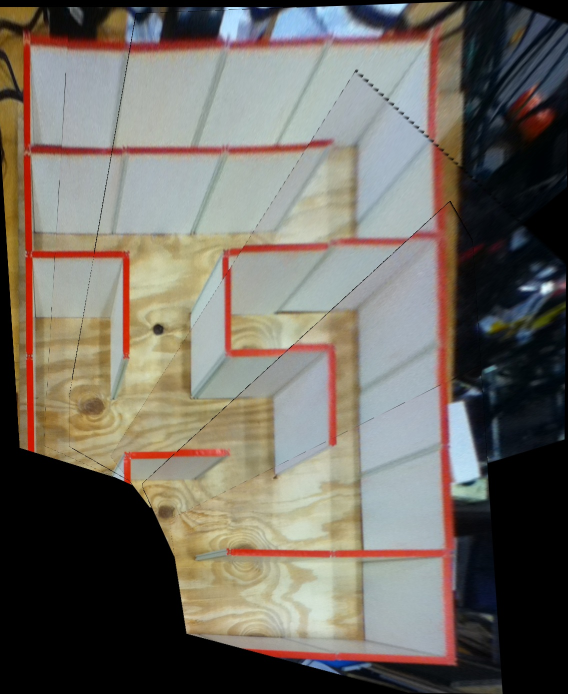
#> input picture src/imgs/final.jpg, 1136 x 1388 px (shown at 1/2 size)
$ python extract_walls.py   (older library calls are emulated)
#> lines starting #> are read from the running program, lines starting #| are printed output that depends on the picture; after the words box and inside, x2 and y2 are one past the last pixel; in counts of white or black regions, pixels touching at a corner belong together
#> further down, img is the input picture: shape (1388, 1136, 3); mean B, G, R 98.4, 106.7, 112
### src/skeleton.py
import cv2
import numpy as np

def get_red_mask(img):
    lower_red = np.array([0,10,155])
    upper_red = np.array([10,255,255])
    hsv = cv2.cvtColor(img.copy(), cv2.COLOR_BGR2HSV)
#> hsv: shape (1388, 1136, 3); mean H, S, V 52.7, 61.4, 119.2
    return cv2.inRange(hsv, lower_red, upper_red)
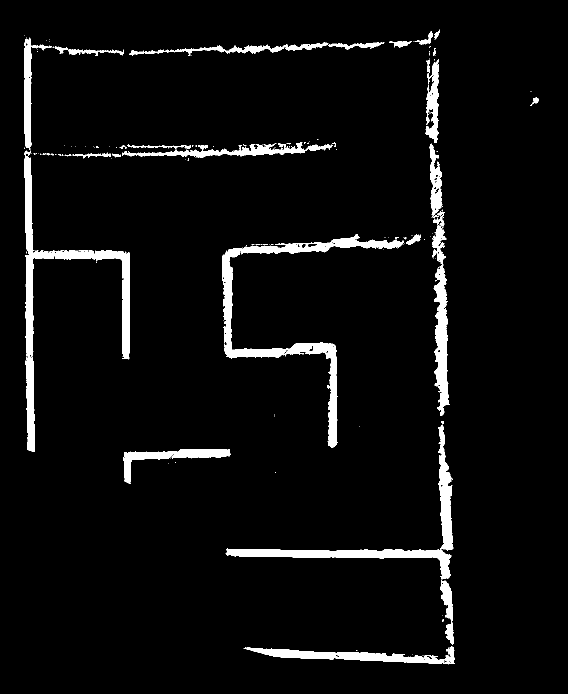
#> returned value: shape (1388, 1136) (shown at 1/2 size); 4.8% white; 163 white regions (133 under 20 px), largest, box (x1, y1, x2, y2) and area: (444, 468, 808, 896) 14343, (48, 301, 260, 904) 13777, (451, 849, 907, 1159) 11368

def skeletonize(img):

    # Ensure we don't change the original image
    img = img.copy()

    # Create the red mask
    red_mask = get_red_mask(img)

    # Dilate the red mask
    d_k_s = 5 # dilation_kernel_size
    dilation_kernel = np.ones((d_k_s, d_k_s), np.float32)/d_k_s**2
    dilated = cv2.dilate(red_mask, dilation_kernel, iterations = 3)
#> dilated: shape (1388, 1136); 11.1% white; 9 white regions, largest, box (x1, y1, x2, y2) and area: (42, 53, 916, 1335) 164673, (240, 892, 467, 974) 7907, (1055, 176, 1084, 218) 866

    # Filter the image using the dilated red mask
    red_filtered = cv2.bitwise_and(img, img, mask = dilated)
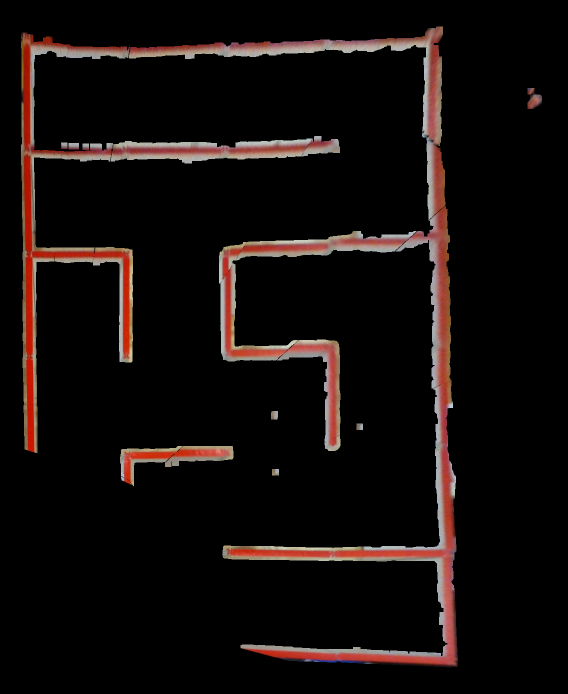
#> red_filtered: shape (1388, 1136, 3) (shown at 1/2 size); mean B, G, R 10.7, 12.1, 18.4

    # Convert to binary and remove any small contours
    gray = cv2.cvtColor(red_filtered, cv2.COLOR_BGR2GRAY)
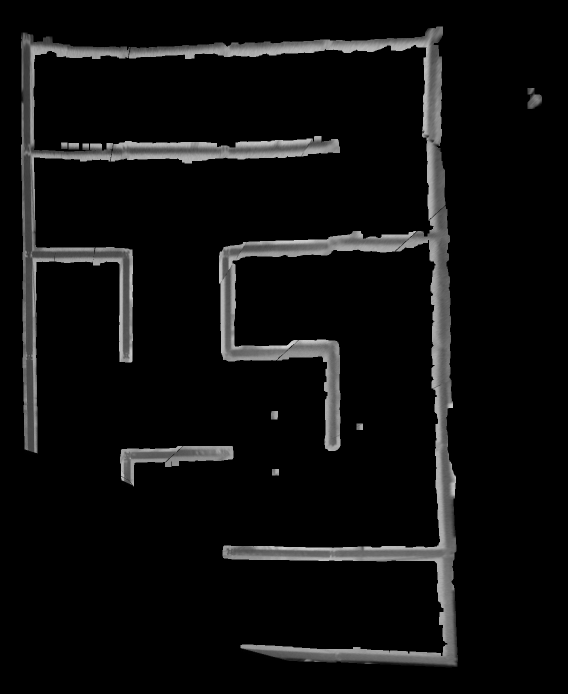
#> gray: shape (1388, 1136) (shown at 1/2 size); min 0, max 216, mean 13.8
    ret, binary = cv2.threshold(gray, 1, 255, cv2.THRESH_BINARY)
#> binary: shape (1388, 1136); 11% white; 27 white regions (18 under 20 px)
    contours, hier = cv2.findContours(gray, cv2.RETR_LIST, cv2.CHAIN_APPROX_SIMPLE)
#> contours = 42 contours, 33 with area under 20; largest, box (x1, y1, x2, y2) and area: (42, 53, 916, 1335) 158504, (240, 892, 467, 974) 7555, (1055, 176, 1084, 218) 796, (137, 286, 158, 299) 240, (542, 822, 556, 839) 202
    for c in contours:
        if cv2.contourArea(c) < 500:
            (x,y,w,h) = cv2.boundingRect(c)
            cv2.rectangle(binary,(x,y),(x+w,y+h),0,-1)
#> this loop made 42 passes
#> (c, x, y, w, h) on passes 1, 2, 5, 7, 9, 16: ([[558, 1319], [559, 1318], [560, 1319], [559, 1320]], 558, 1318, 3, 3), ([[560, 1318], [561, 1317], [562, 1318], [561, 1319]], 560, 1317, 3, 3), ([[540, 1315], [541, 1314], [542, 1315], [541, 1316]], 540, 1314, 3, 3), ([[534, 1314], [535, 1313], [536, 1314], [535, 1315]], 534, 1313, 3, 3), ([[515, 1307], [516, 1306], [517, 1307], [516, 1308]], 515, 1306, 3, 3), ([[486, 1300], [487, 1299], [488, 1300], [487, 1301]], 486, 1299, 3, 3)
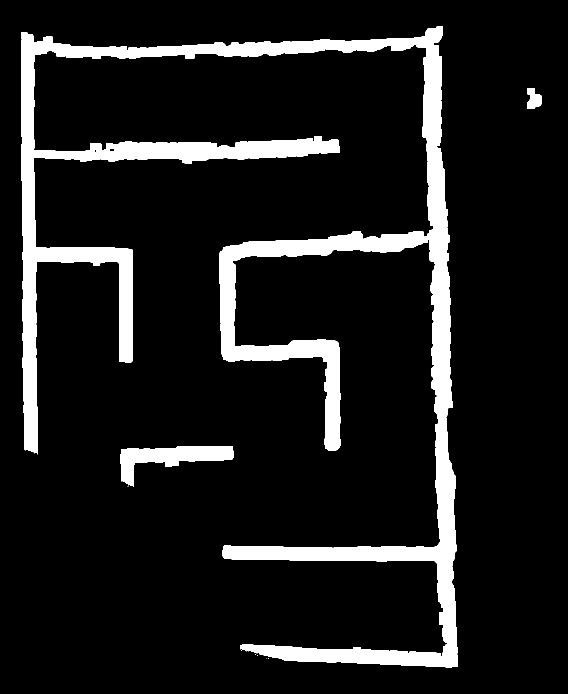
#> binary: shape (1388, 1136) (shown at 1/2 size); 11% white; 11 white regions (8 under 20 px), largest, box (x1, y1, x2, y2) and area: (42, 53, 916, 1335) 164038, (240, 892, 467, 974) 7780, (1055, 176, 1084, 218) 866

    # Skeletonize
    size = np.size(binary)
#> size = 1576768
    skel = np.zeros(binary.shape,np.uint8)
    ret, im = cv2.threshold(binary, 127, 255, 0)
    element = cv2.getStructuringElement(cv2.MORPH_CROSS, (3, 3))
#> element = [[0, 1, 0], [1, 1, 1], [0, 1, 0]]
    while True:
        eroded = cv2.erode(im,element)
        temp = cv2.dilate(eroded,element)
        temp = cv2.subtract(im,temp)
        skel = cv2.bitwise_or(skel,temp)
        im = eroded.copy()
        zeros = size - cv2.countNonZero(im)
        if zeros == size:
            break
#> this loop made 26 passes
#> zeros on passes 1 to 8: 1416917, 1429543, 1442039, 1454420, 1466693, 1478856, 1490896, 1502767
#> pass 1, in skeletonize, `temp = cv2.subtract(im,temp)`:
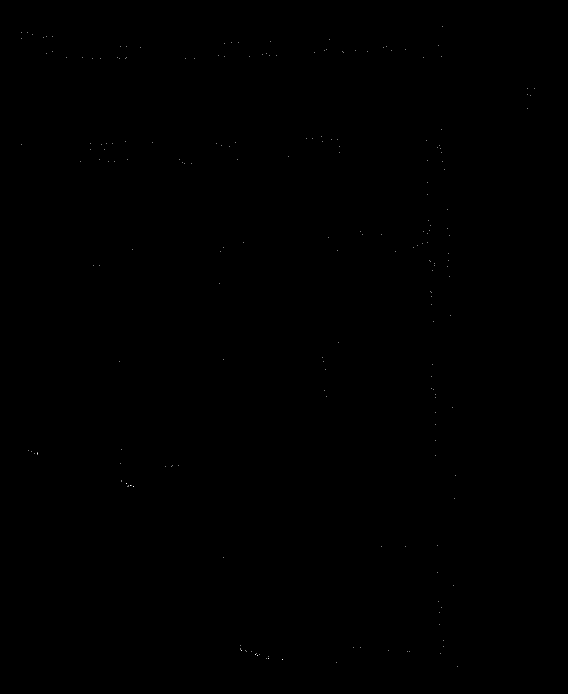
#> temp: shape (1388, 1136) (shown at 1/2 size); 0.01% white in thin lines or dots, all inside (x1, y1, x2, y2) = (42, 53, 1069, 1334)
#> after the loop:
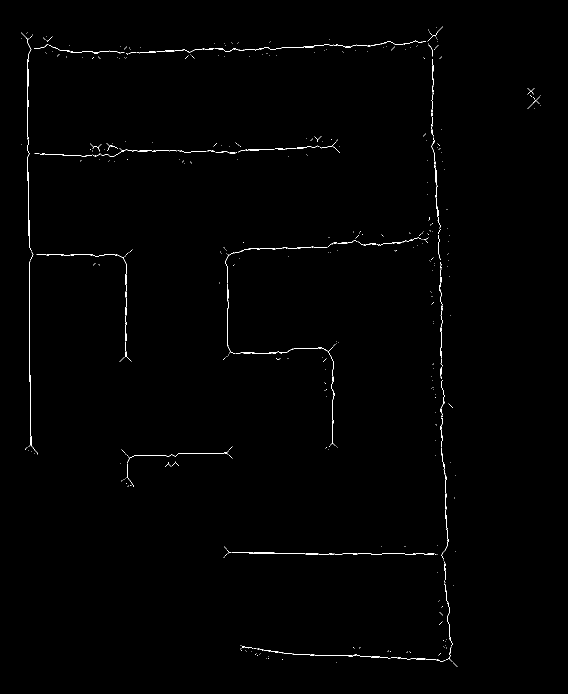
#> skel: shape (1388, 1136) (shown at 1/2 size); 0.56% white in thin lines or dots, all inside (x1, y1, x2, y2) = (42, 53, 1082, 1334)

    # Now remove the noise from the skeleton
    contours, hier = cv2.findContours(skel.copy(), cv2.RETR_LIST, cv2.CHAIN_APPROX_SIMPLE)
#> contours = 385 contours, 355 with area under 20; largest, box (x1, y1, x2, y2) and area: (54, 76, 64, 503) 202, (463, 1105, 868, 1110) 150, (471, 695, 671, 892) 135, (57, 521, 75, 909) 135, (73, 508, 253, 682) 119
    for c in contours:
        if cv2.contourArea(c) < 1:
            (x,y,w,h) = cv2.boundingRect(c)
            cv2.rectangle(skel,(x,y),(x+w,y+h),0,-1)
#> this loop made 385 passes
#> (c, x, y, w, h) on passes 1, 4, 5, 9, 10, 11, 12, 15: ([[906, 1325], [914, 1333]], 906, 1325, 9, 9), ([[564, 1318], [564, 1319]], 564, 1318, 1, 2), ([[536, 1317], [537, 1317]], 536, 1317, 2, 1), ([[514, 1310], [515, 1310]], 514, 1310, 2, 1), ([[510, 1309], [511, 1309]], 510, 1309, 2, 1), ([[520, 1307], [519, 1308]], 519, 1307, 2, 2), ([[881, 1306], [877, 1310]], 877, 1306, 5, 5), ([[819, 1303], [821, 1305]], 819, 1303, 3, 3)
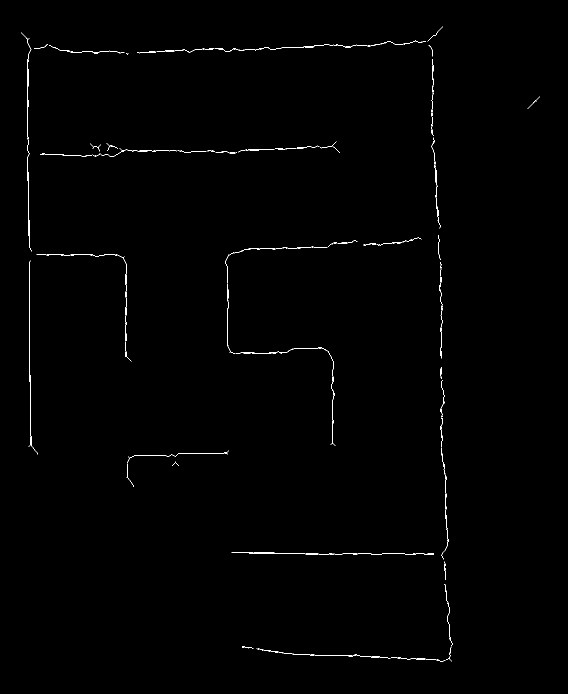
#> skel: shape (1388, 1136) (shown at 1/2 size); 0.51% white in thin lines or dots, all inside (x1, y1, x2, y2) = (42, 53, 1080, 1324)

    return skel

# Demo
# [5 lines that do not run on import are left out]

### src/hough.py
import cv2
import numpy as np
from skeleton import *

# Converts rho-theta lines to x1y1-x2y2 lines. We use the size of the image so
# as to ensure the endpoints of the seqments do not exceed the image edges
def rho_theta_to_x1y1_x2y2(lines, img_shape):

    num_rows, num_cols = img_shape[0], img_shape[1]
    output = []

    for (rho, theta) in lines:

        theta += .000001

        a = np.cos(theta)
        b = np.sin(theta)
        x0 = a*rho
        y0 = b*rho

        # Theta is oriented as follows:
        #
        #  (0,0)---------> x
        #    | \ theta
        #    |  \
        #    |   \
        #    V    \
        #    y
        #
        # And the "quadrants" can be labeled as follows:
        #
        #      3 | 4
        #     ___|___
        #        |
        #      2 | 1
        #
        # Using this knowledge, we can determine the appropriate x and y limits, and
        # from these limits we can determine how much to extend the line for (x0, y0)

        # Quadrant 1
        if (0 < theta < np.pi/2):
            r1 = (num_cols - x0)/b
            r2 = (       0 - y0)/-a
            s1 = (       0 - x0)/-b
            s2 = (num_rows - y0)/a

        # Quadrant 2
        elif (np.pi/2 < theta < np.pi):
            r1 = (num_cols - x0)/b
            r2 = (num_rows - y0)/-a
            s1 = (       0 - x0)/-b
            s2 = (       0 - y0)/a

        # Quadrant 3
        elif (np.pi < theta < 3*np.pi/2):
            r1 = (       0 - x0)/b
            r2 = (num_rows - y0)/-a
            s1 = (num_cols - x0)/-b
            s2 = (       0 - y0)/a

        # Quadrant 4
        else:
            r1 = (       0 - x0)/b
            r2 = (       0 - y0)/-a
            s1 = (num_cols - x0)/-b
            s2 = (num_rows - y0)/a

        m1 = min(r1, r2)
        m2 = min(s1, s2)

        x1 = int(x0 + m1*b)
        y1 = int(y0 + m1*-a)
        x2 = int(x0 + m2*-b)
        y2 = int(y0 + m2*a)

        # Sanity check
        for a in [x1, x2]:
            if not (0 <= a <= num_cols):
                print 'ERROR - x value of segment out of range'
                exit(0)
        for b in [y1, y2]:
            if not (0 <= b <= num_rows):
                print 'ERROR - y value of segment out of range'
                exit(0)

        output.append(((x1,y1),(x2,y2)))

    return output

# Draws rho-theta lines on an image, where color is (b, g, r)
# [12 lines left out: functions draw_rho_theta_lines, draw_x1y1_x2y2_lines, not called in this run]

# Gets the rho-theta hough lines for a maze image
def hough_lines(img):

    # Skeletonize the input image
    skel = skeletonize(img)

    # Use a Hough Tranform to extra all lines in rho-theta form
    lines = [(rho, theta) if rho >= 0 else (-rho, theta - np.pi)
            for rho, theta in cv2.HoughLines(skel, 1, np.pi/180, 65)[0]]
#> lines = [(55, 0)]

    # Note: Lines on opposite sides of the origin aren't being recognized as part
    # of the same group. The quoted out portions are my attempt to fix those lines.
    '''
    lines = [(rho, theta) if theta >= 0 else (-rho, theta - np.pi)
    '''

    # Grouping tolerance for each of the parameters
    rho_tolerance = 30 # pixel distance
    theta_tolerance = np.pi / 30.0

    # Create the groups of lines
    line_groups = []
    def putLineInGroup(line):
        for group in line_groups:
            '''
            good_rho = abs(abs(line[0]) - abs(np.mean([x[0] for x in group]))) <= rho_tolerance
            theta_dist = min((line[1] - np.mean([x[1] for x in group])) % np.pi,
                             (np.mean([x[1] for x in group]) - line[1]) % np.pi)
            print theta_dist
            good_theta = theta_dist <= theta_tolerance
            '''
            good_rho = abs(line[0] - np.mean([x[0] for x in group])) <= rho_tolerance
            good_theta = abs(line[1] - np.mean([x[1] for x in group])) <= theta_tolerance
            if good_rho and good_theta:
                group.append(line)
                return
        line_groups.append([line])
    for line in lines:
        putLineInGroup(line)
#> this loop made 1 pass

    # Show each of the groupings, sorted by theta (not necessary)
    show_groups = False
    if show_groups and __name__ == '__main__':
        for group in sorted(line_groups, key = lambda x: x[0][1]):
            copy = color_img.copy()
            copy = draw_rho_theta_lines(group, copy, (0, 0, 255))
            cv2.imshow('houghlines.jpg', copy)
            cv2.waitKey()

    # TODO: Can we re-center the lines? Sometimes they're a little off
    # TODO: This needs to be improved ...

    # Get the average for each group
    ave_lines = [(np.mean([x[0] for x in group]), np.mean([x[1] for x in group]))
                for group in line_groups if len(group) > 1]
#> ave_lines = []

    return ave_lines

# Demo
# [7 lines that do not run on import are left out]

### src/get_square.py
import cv2
import numpy as np
from hough import *

# Simple Euclidean distance
# [72 lines left out: functions distance, line_intersection, intersection_within_image, filter_incorrect_lines, not called in this run]


# Split the lines into two groups, based on the fact that intersecting lines should
# not be in the same group. We intermediately use sets to perform set subtraction.
def get_groups_of_lines(x_y_lines, img_shape, do_filtering = False):
    group1 = set([x_y_lines[0]])
    group2 = set()
    while len(group1) + len(group2) != len(x_y_lines):
        addTo1 = []
        addTo2 = []
        for line1 in group1:
            for line2 in set(x_y_lines)-group1-group2:
                if intersection_within_image(line1, line2, img_shape):
                    addTo2.append(line2)
        for line2 in group2:
            for line1 in set(x_y_lines)-group1-group2:
                if intersection_within_image(line2, line1, img_shape):
                    addTo1.append(line1)
        for x in addTo1:
            group1.add(x)
        for y in addTo2:
            group2.add(y)
    if do_filtering:
        group1 = filter_incorrect_lines(list(group1), img_shape)
        group2 = filter_incorrect_lines(list(group2), img_shape)
    return list(group1), list(group2)

# [41 lines left out: function get_square, not called in this run]

# Demo
# [22 lines that do not run on import are left out]

### src/extract_walls.py
import cv2
import numpy as np
from hough import *
from get_square import *

def get_intersection_points(img):

    # Group here again to ensure we the correct amount of lines
    ave_lines = hough_lines(img)
#> ave_lines = []
    xy_lines = rho_theta_to_x1y1_x2y2(ave_lines, np.shape(img))
#> xy_lines = []
    group1, group2 = get_groups_of_lines(xy_lines, np.shape(img), True) # Filter incorrect lines

    # Note: We expect lines to be perfect here (i.e. no extra lines), thus we filter

    points = []
    for i in range(len(group1)):
        for j in range(len(group2)):
            if (intersection_within_image(group1[i], group2[j], np.shape(img))):
                points.append(line_intersection(group1[i], group2[j]))

    return points

# [71 lines left out: function extract_walls, not called in this run]

# Demo
if __name__ == '__main__':

    # This function should be used on the final, large image
    image_path = 'imgs/final.jpg'
    img = cv2.imread(image_path, cv2.CV_LOAD_IMAGE_COLOR)

    # We need a sparate image to draw on
    draw_img = img.copy()

    # Draw the corners
#> (the run stopped early here; a loop or call above may not have finished)
